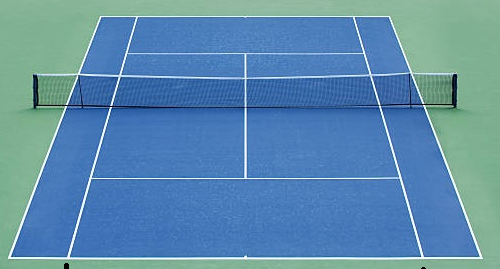
#> input picture PRATICA-07/img.png, 500 x 269 px
$ jupyter execute questao2.ipynb
#> lines starting #> are read from the running program, lines starting #| are printed output that depends on the picture; after the words box and inside, x2 and y2 are one past the last pixel; in counts of white or black regions, pixels touching at a corner belong together
[cell 1]
import cv2
import numpy as np


imagem = cv2.imread('img.png')
#> imagem is the input picture: shape (269, 500, 3); mean B, G, R 173, 140.1, 92.5
imagem_gray = cv2.cvtColor(imagem, cv2.COLOR_BGR2GRAY)
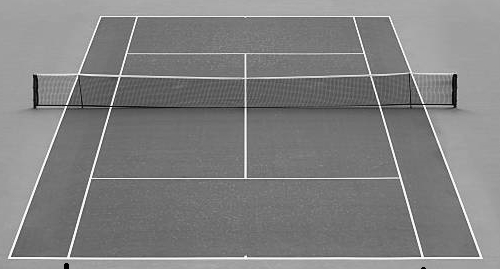
#> imagem_gray: shape (269, 500); min 0, max 253, mean 129.6
bordas = cv2.Canny(imagem_gray, 50, 150)
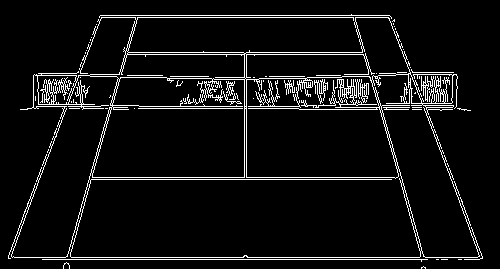
#> bordas: shape (269, 500); 6.5% white in thin lines or dots

# Bordas

cv2.imshow('Bordas Detectadas', bordas)
cv2.waitKey(0)
cv2.destroyAllWindows()

[cell 2]
# Transformada
linhas = cv2.HoughLinesP(bordas, 1, np.pi/180, threshold=100, minLineLength=100, maxLineGap=10)
#> linhas = 27 rows, first 6: [8, 257, 482, 257], [42, 259, 479, 259], [100, 15, 389, 15], [89, 179, 402, 179], [99, 17, 391, 17], [89, 177, 401, 177]

[cell 3]
# Função para verificar se uma linha está na região da rede
def linha_na_rede(linha, largura_imagem, altura_imagem):

    x1, y1, x2, y2 = linha

    # Definir a área da rede
    x_min_rede = largura_imagem // 20
    x_max_rede = 3 * largura_imagem // 3
    y_min_rede = altura_imagem // 4
    y_max_rede = 2 * altura_imagem // 4

    # Checar se a linha está na região da rede
    if (x_min_rede < x1 < x_max_rede or x_min_rede < x2 < x_max_rede) and \
            (y_min_rede < y1 < y_max_rede or y_min_rede < y2 < y_max_rede):
        return True
    return False

[cell 4]
imagem_linhas = np.copy(imagem)

largura_imagem = imagem.shape[1]
#> largura_imagem = 500
altura_imagem = imagem.shape[0]
#> altura_imagem = 269
x_min_rede = largura_imagem // 20
#> x_min_rede = 25
x_max_rede = 3 * largura_imagem // 3
#> x_max_rede = 500
y_min_rede = altura_imagem // 4
#> y_min_rede = 67
y_max_rede = 2 * altura_imagem // 4
#> y_max_rede = 134

# Rtangulo representando a região da rede
cv2.rectangle(imagem_linhas, (x_min_rede, y_min_rede), (x_max_rede, y_max_rede), (255, 0, 0), 2)
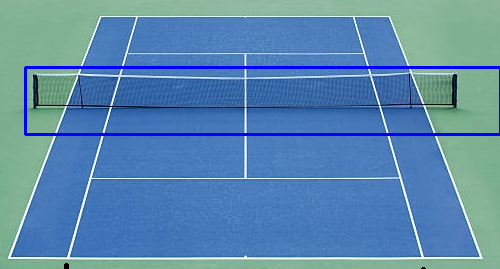
#> imagem_linhas: shape (269, 500, 3); 2.31% of pixels changed, all inside (x1, y1, x2, y2) = (24, 66, 500, 136)

if linhas is not None:
    for linha in linhas:
        x1, y1, x2, y2 = linha[0]
        if not linha_na_rede((x1, y1, x2, y2), largura_imagem, altura_imagem):
            cv2.line(imagem_linhas, (x1, y1), (x2, y2), (0, 255, 0), 2)
#> this loop made 27 passes
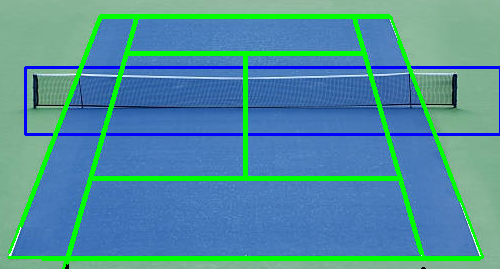
#> imagem_linhas: shape (269, 500, 3); 8.6% of pixels changed, all inside (x1, y1, x2, y2) = (7, 14, 484, 269)

cv2.imshow('Linhas da Quadra com Regio da Rede', imagem_linhas)
cv2.waitKey(0)
cv2.destroyAllWindows()

$ run again, with PRATICA-07/image_perspectiva.png copied over PRATICA-07/img.png
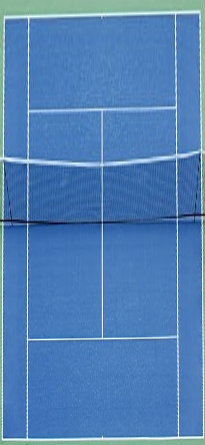
#> input picture PRATICA-07/image_perspectiva.png, 205 x 445 px
#> imagem is the input picture: shape (445, 205, 3); mean B, G, R 182, 128.1, 80.5
#> `bordas = cv2.Canny(imagem_gray, 50, 150)`:
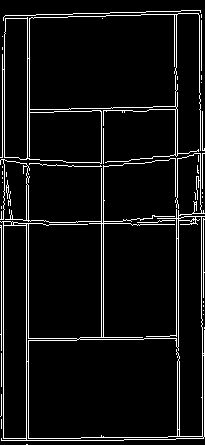
#> bordas: shape (445, 205); 6.7% white in thin lines or dots
#> linhas = 23 rows, first 6: [28, 440, 28, 158], [3, 440, 3, 191], [26, 444, 26, 158], [101, 339, 101, 108], [176, 354, 176, 198], [1, 440, 1, 206]
#> the loop `for linha in linhas:` made 23 passes
#> after the loop `for linha in linhas:`:
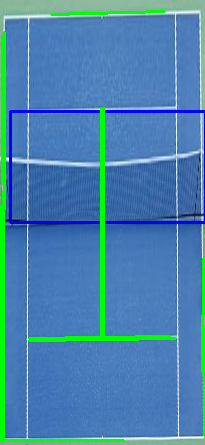
#> imagem_linhas: shape (445, 205, 3); mean B, G, R 173.1, 131, 72.1
